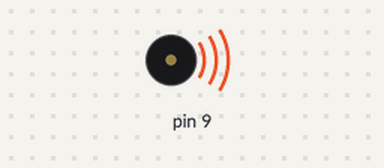
Bench run of a sketch on a simulated Arduino Uno, built with avr-gcc and run on an emulated ATmega328P. Parts: buzzer (waves = sounding).

Above: at 0.2 s.
Timing chart, 0 to 5.5 s (numbered marks = the images above):
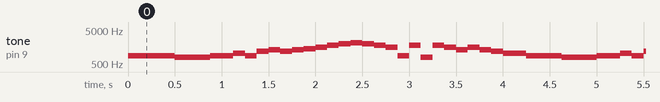

Measured:
- by itself, tone on pin 9: plays 880 Hz for 0.50 s, 784 Hz for 0.38 s, 880 Hz for 0.25 s, 1047 Hz for 0.13 s, 880 Hz for 0.13 s, 1175 Hz for 0.13 s … (764 notes in this stretch)

The sketch:

GameTheoryTheme.ino
```cpp
// Song Name:
// 1/10/24 - 1/10/24

#include <toneAC.h>

//these variables identify the frequency of each note in a c major scale
int c5 = 523, d5 = 587, e5 = 659, f5 = 698, g5 = 784, a5 = 880, b5 = 988;
int c6 = 1047, d6 = 1175, e6 = 1319, f6 = 1397, g6 = 1568, a6 = 1760, b6 = 1976, c7 = 2093;
int rest = 0;

//array to hold the notes we want the buzzer to play
//notice that the array type is int, because each variable is holding an integer
int melody1[] = {a5, a5, g5, g5, a5,
                a5, c6, a5, d6, e6, d6, e6, f6,
                g6, a6, b6, c7, b6, a6, g6, a5, a6,
                g5, a6, g6, e6, g6, e6, d6, c6,
                a5, a5, g5, g5, a5,
                a5, c6, a5, d6, e6, d6, e6, f6,
                g6, a6, b6, c7, b6, a6, g6, a5, a6,
                c7, rest, b6, rest, a6, rest, g6, rest,
                e6, rest};
int delay1[] = {250, 250, 125, 250, 125,
               125, 125, 125, 125, 125, 125, 125, 125,
               125, 125, 125, 125, 125, 125, 125, 125,
               125, 125, 125, 125, 125, 125, 125, 125,
               250, 250, 125, 250, 125,
               125, 125, 125, 125, 125, 125, 125, 125,
               125, 125, 125, 125, 125, 125, 125, 125,
               250, 50, 250, 50, 250, 50, 250, 50,
               250, 50};

void setup() {}

void loop() {
  for(int i = 0; i < 60; i++){  //length 46
    playNote(melody1[i], delay1[i]);
  }
}

void playNote(int frequency, int delay1){
  toneAC(frequency, 2);
  delay(delay1);
  noToneAC();
}
```
